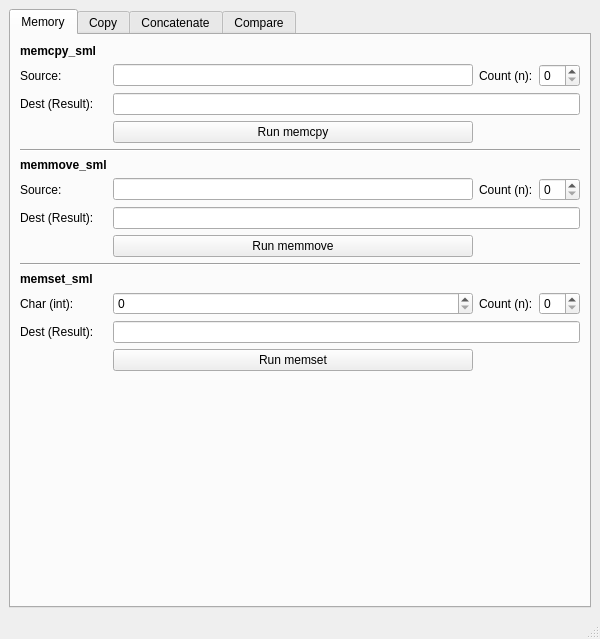
<?xml version="1.0" encoding="UTF-8"?>
<ui version="4.0">
 <class>MainWindow</class>
 <widget class="QMainWindow" name="MainWindow">
  <property name="geometry">
   <rect>
    <x>0</x>
    <y>0</y>
    <width>600</width>
    <height>450</height>
   </rect>
  </property>
  <property name="windowTitle">
   <string>String Library Demo</string>
  </property>
  <widget class="QWidget" name="centralwidget">
   <layout class="QVBoxLayout" name="verticalLayout">
    <item>
     <widget class="QTabWidget" name="tabWidget">
      <property name="currentIndex">
       <number>0</number>
      </property>
      <widget class="QWidget" name="tabMemory">
       <attribute name="title">
        <string>Memory</string>
       </attribute>
       <layout class="QGridLayout" name="gridLayoutMem">
        <!-- Memcpy -->
        <item row="0" column="0"><widget class="QLabel" name="labelMemcpy"><property name="text"><string>&lt;b&gt;memcpy_sml&lt;/b&gt;</string></property></widget></item>
        <item row="1" column="0"><widget class="QLabel" name="labelMemcpySrc"><property name="text"><string>Source:</string></property></widget></item>
        <item row="1" column="1"><widget class="QLineEdit" name="lineEditMemcpySrc"/></item>
        <item row="1" column="2"><widget class="QLabel" name="labelMemcpyN"><property name="text"><string>Count (n):</string></property></widget></item>
        <item row="1" column="3"><widget class="QSpinBox" name="spinBoxMemcpyN"/></item>
        <item row="2" column="0"><widget class="QLabel" name="labelMemcpyDest"><property name="text"><string>Dest (Result):</string></property></widget></item>
        <item row="2" column="1" colspan="3"><widget class="QLineEdit" name="lineEditMemcpyDest"><property name="readOnly"><bool>true</bool></property></widget></item>
        <item row="3" column="1"><widget class="QPushButton" name="btnMemcpy"><property name="text"><string>Run memcpy</string></property></widget></item>
        <!-- Separator -->
        <item row="4" column="0" colspan="4"><widget class="Line" name="lineMem1"><property name="orientation"><enum>Qt::Horizontal</enum></property></widget></item>
        <!-- Memmove -->
        <item row="5" column="0"><widget class="QLabel" name="labelMemmove"><property name="text"><string>&lt;b&gt;memmove_sml&lt;/b&gt;</string></property></widget></item>
        <item row="6" column="0"><widget class="QLabel" name="labelMemmoveSrc"><property name="text"><string>Source:</string></property></widget></item>
        <item row="6" column="1"><widget class="QLineEdit" name="lineEditMemmoveSrc"/></item>
        <item row="6" column="2"><widget class="QLabel" name="labelMemmoveN"><property name="text"><string>Count (n):</string></property></widget></item>
        <item row="6" column="3"><widget class="QSpinBox" name="spinBoxMemmoveN"/></item>
        <item row="7" column="0"><widget class="QLabel" name="labelMemmoveDest"><property name="text"><string>Dest (Result):</string></property></widget></item>
        <item row="7" column="1" colspan="3"><widget class="QLineEdit" name="lineEditMemmoveDest"><property name="readOnly"><bool>true</bool></property></widget></item>
        <item row="8" column="1"><widget class="QPushButton" name="btnMemmove"><property name="text"><string>Run memmove</string></property></widget></item>
        <!-- Separator -->
        <item row="9" column="0" colspan="4"><widget class="Line" name="lineMem2"><property name="orientation"><enum>Qt::Horizontal</enum></property></widget></item>
        <!-- Memset -->
        <item row="10" column="0"><widget class="QLabel" name="labelMemset"><property name="text"><string>&lt;b&gt;memset_sml&lt;/b&gt;</string></property></widget></item>
        <item row="11" column="0"><widget class="QLabel" name="labelMemsetChar"><property name="text"><string>Char (int):</string></property></widget></item>
        <item row="11" column="1"><widget class="QSpinBox" name="spinBoxMemsetChar"/></item>
        <item row="11" column="2"><widget class="QLabel" name="labelMemsetN"><property name="text"><string>Count (n):</string></property></widget></item>
        <item row="11" column="3"><widget class="QSpinBox" name="spinBoxMemsetN"/></item>
        <item row="12" column="0"><widget class="QLabel" name="labelMemsetDest"><property name="text"><string>Dest (Result):</string></property></widget></item>
        <item row="12" column="1" colspan="3"><widget class="QLineEdit" name="lineEditMemsetDest"><property name="readOnly"><bool>true</bool></property></widget></item>
        <item row="13" column="1"><widget class="QPushButton" name="btnMemset"><property name="text"><string>Run memset</string></property></widget></item>
        <item row="14" column="0" colspan="4"><spacer name="verticalSpacerMem"><property name="orientation"><enum>Qt::Vertical</enum></property><property name="sizeHint" stdset="0"><size><width>20</width><height>40</height></size></property></spacer></item>
       </layout>
      </widget>

      <widget class="QWidget" name="tabCopy">
       <attribute name="title">
        <string>Copy</string>
       </attribute>
       <layout class="QGridLayout" name="gridLayoutCopy">
        <!-- strcpy -->
        <item row="0" column="0"><widget class="QLabel" name="labelStrcpy"><property name="text"><string>&lt;b&gt;strcpy_sml&lt;/b&gt;</string></property></widget></item>
        <item row="1" column="0"><widget class="QLabel" name="labelStrcpySrc"><property name="text"><string>Source:</string></property></widget></item>
        <item row="1" column="1" colspan="2"><widget class="QLineEdit" name="lineEditStrcpySrc"/></item>
        <item row="2" column="0"><widget class="QLabel" name="labelStrcpyDest"><property name="text"><string>Dest (Result):</string></property></widget></item>
        <item row="2" column="1" colspan="2"><widget class="QLineEdit" name="lineEditStrcpyDest"><property name="readOnly"><bool>true</bool></property></widget></item>
        <item row="3" column="1"><widget class="QPushButton" name="btnStrcpy"><property name="text"><string>Run strcpy</string></property></widget></item>
        <!-- Separator -->
        <item row="4" column="0" colspan="3"><widget class="Line" name="lineCopy1"><property name="orientation"><enum>Qt::Horizontal</enum></property></widget></item>
        <!-- strncpy -->
        <item row="5" column="0"><widget class="QLabel" name="labelStrncpy"><property name="text"><string>&lt;b&gt;strncpy_sml&lt;/b&gt;</string></property></widget></item>
        <item row="6" column="0"><widget class="QLabel" name="labelStrncpySrc"><property name="text"><string>Source:</string></property></widget></item>
        <item row="6" column="1"><widget class="QLineEdit" name="lineEditStrncpySrc"/></item>
        <item row="6" column="2"><widget class="QSpinBox" name="spinBoxStrncpyN"/></item>
        <item row="7" column="0"><widget class="QLabel" name="labelStrncpyDest"><property name="text"><string>Dest (Result):</string></property></widget></item>
        <item row="7" column="1" colspan="2"><widget class="QLineEdit" name="lineEditStrncpyDest"><property name="readOnly"><bool>true</bool></property></widget></item>
        <item row="8" column="1"><widget class="QPushButton" name="btnStrncpy"><property name="text"><string>Run strncpy</string></property></widget></item>
        <item row="9" column="0" colspan="3"><spacer name="verticalSpacerCopy"><property name="orientation"><enum>Qt::Vertical</enum></property><property name="sizeHint" stdset="0"><size><width>20</width><height>40</height></size></property></spacer></item>
       </layout>
      </widget>

      <widget class="QWidget" name="tabConcat">
        <attribute name="title">
         <string>Concatenate</string>
        </attribute>
       <layout class="QGridLayout" name="gridLayoutConcat">
        <!-- strcat -->
        <item row="0" column="0"><widget class="QLabel" name="labelStrcat"><property name="text"><string>&lt;b&gt;strcat_sml&lt;/b&gt;</string></property></widget></item>
        <item row="1" column="0"><widget class="QLabel" name="labelStrcatDest"><property name="text"><string>Destination:</string></property></widget></item>
        <item row="1" column="1" colspan="2"><widget class="QLineEdit" name="lineEditStrcatDest"/></item>
        <item row="2" column="0"><widget class="QLabel" name="labelStrcatSrc"><property name="text"><string>Source (Append):</string></property></widget></item>
        <item row="2" column="1" colspan="2"><widget class="QLineEdit" name="lineEditStrcatSrc"/></item>
        <item row="3" column="0"><widget class="QLabel" name="labelStrcatResult"><property name="text"><string>Result:</string></property></widget></item>
        <item row="3" column="1" colspan="2"><widget class="QLineEdit" name="lineEditStrcatResult"><property name="readOnly"><bool>true</bool></property></widget></item>
        <item row="4" column="1"><widget class="QPushButton" name="btnStrcat"><property name="text"><string>Run strcat</string></property></widget></item>
        <!-- Separator -->
        <item row="5" column="0" colspan="3"><widget class="Line" name="lineConcat1"><property name="orientation"><enum>Qt::Horizontal</enum></property></widget></item>
        <!-- strncat -->
        <item row="6" column="0"><widget class="QLabel" name="labelStrncat"><property name="text"><string>&lt;b&gt;strncat_sml&lt;/b&gt;</string></property></widget></item>
        <item row="7" column="0"><widget class="QLabel" name="labelStrncatDest"><property name="text"><string>Destination:</string></property></widget></item>
        <item row="7" column="1"><widget class="QLineEdit" name="lineEditStrncatDest"/></item>
        <item row="8" column="0"><widget class="QLabel" name="labelStrncatSrc"><property name="text"><string>Source (Append):</string></property></widget></item>
        <item row="8" column="1"><widget class="QLineEdit" name="lineEditStrncatSrc"/></item>
        <item row="8" column="2"><widget class="QSpinBox" name="spinBoxStrncatN"/></item>
        <item row="9" column="0"><widget class="QLabel" name="labelStrncatResult"><property name="text"><string>Result:</string></property></widget></item>
        <item row="9" column="1" colspan="2"><widget class="QLineEdit" name="lineEditStrncatResult"><property name="readOnly"><bool>true</bool></property></widget></item>
        <item row="10" column="1"><widget class="QPushButton" name="btnStrncat"><property name="text"><string>Run strncat</string></property></widget></item>
        <item row="11" column="0" colspan="3"><spacer name="verticalSpacerConcat"><property name="orientation"><enum>Qt::Vertical</enum></property><property name="sizeHint" stdset="0"><size><width>20</width><height>40</height></size></property></spacer></item>
       </layout>
      </widget>

      <widget class="QWidget" name="tabCompare">
       <attribute name="title">
        <string>Compare</string>
       </attribute>
       <layout class="QGridLayout" name="gridLayoutCompare">
        <!-- memcmp -->
        <item row="0" column="0"><widget class="QLabel" name="labelMemcmp"><property name="text"><string>&lt;b&gt;memcmp_sml&lt;/b&gt;</string></property></widget></item>
        <item row="1" column="0"><widget class="QLabel" name="labelMemcmpS1"><property name="text"><string>String 1:</string></property></widget></item>
        <item row="1" column="1"><widget class="QLineEdit" name="lineEditMemcmpS1"/></item>
        <item row="2" column="0"><widget class="QLabel" name="labelMemcmpS2"><property name="text"><string>String 2:</string></property></widget></item>
        <item row="2" column="1"><widget class="QLineEdit" name="lineEditMemcmpS2"/></item>
        <item row="1" column="2"><widget class="QLabel" name="labelMemcmpN"><property name="text"><string>Count (n):</string></property></widget></item>
        <item row="1" column="3"><widget class="QSpinBox" name="spinBoxMemcmpN"/></item>
        <item row="3" column="0"><widget class="QLabel" name="labelMemcmpResult"><property name="text"><string>Result:</string></property></widget></item>
        <item row="3" column="1"><widget class="QLineEdit" name="lineEditMemcmpResult"><property name="readOnly"><bool>true</bool></property></widget></item>
        <item row="4" column="1"><widget class="QPushButton" name="btnMemcmp"><property name="text"><string>Run memcmp</string></property></widget></item>
        <!-- Separator -->
        <item row="5" column="0" colspan="4"><widget class="Line" name="lineCmp1"><property name="orientation"><enum>Qt::Horizontal</enum></property></widget></item>
        <!-- strcmp -->
        <item row="6" column="0"><widget class="QLabel" name="labelStrcmp"><property name="text"><string>&lt;b&gt;strcmp_sml&lt;/b&gt;</string></property></widget></item>
        <item row="7" column="0"><widget class="QLabel" name="labelStrcmpS1"><property name="text"><string>String 1:</string></property></widget></item>
        <item row="7" column="1" colspan="3"><widget class="QLineEdit" name="lineEditStrcmpS1"/></item>
        <item row="8" column="0"><widget class="QLabel" name="labelStrcmpS2"><property name="text"><string>String 2:</string></property></widget></item>
        <item row="8" column="1" colspan="3"><widget class="QLineEdit" name="lineEditStrcmpS2"/></item>
        <item row="9" column="0"><widget class="QLabel" name="labelStrcmpResult"><property name="text"><string>Result:</string></property></widget></item>
        <item row="9" column="1"><widget class="QLineEdit" name="lineEditStrcmpResult"><property name="readOnly"><bool>true</bool></property></widget></item>
        <item row="10" column="1"><widget class="QPushButton" name="btnStrcmp"><property name="text"><string>Run strcmp</string></property></widget></item>
        <!-- Separator -->
        <item row="11" column="0" colspan="4"><widget class="Line" name="lineCmp2"><property name="orientation"><enum>Qt::Horizontal</enum></property></widget></item>
        <!-- strcoll -->
        <item row="12" column="0"><widget class="QLabel" name="labelStrcoll"><property name="text"><string>&lt;b&gt;strcoll_sml&lt;/b&gt;</string></property></widget></item>
        <item row="13" column="0"><widget class="QLabel" name="labelStrcollS1"><property name="text"><string>String 1:</string></property></widget></item>
        <item row="13" column="1" colspan="3"><widget class="QLineEdit" name="lineEditStrcollS1"/></item>
        <item row="14" column="0"><widget class="QLabel" name="labelStrcollS2"><property name="text"><string>String 2:</string></property></widget></item>
        <item row="14" column="1" colspan="3"><widget class="QLineEdit" name="lineEditStrcollS2"/></item>
        <item row="15" column="0"><widget class="QLabel" name="labelStrcollResult"><property name="text"><string>Result:</string></property></widget></item>
        <item row="15" column="1"><widget class="QLineEdit" name="lineEditStrcollResult"><property name="readOnly"><bool>true</bool></property></widget></item>
        <item row="16" column="1"><widget class="QPushButton" name="btnStrcoll"><property name="text"><string>Run strcoll</string></property></widget></item>
        <!-- Separator -->
        <item row="17" column="0" colspan="4"><widget class="Line" name="lineCmp3"><property name="orientation"><enum>Qt::Horizontal</enum></property></widget></item>
        <!-- strncmp -->
        <item row="18" column="0"><widget class="QLabel" name="labelStrncmp"><property name="text"><string>&lt;b&gt;strncmp_sml&lt;/b&gt;</string></property></widget></item>
        <item row="19" column="0"><widget class="QLabel" name="labelStrncmpS1"><property name="text"><string>String 1:</string></property></widget></item>
        <item row="19" column="1"><widget class="QLineEdit" name="lineEditStrncmpS1"/></item>
        <item row="20" column="0"><widget class="QLabel" name="labelStrncmpS2"><property name="text"><string>String 2:</string></property></widget></item>
        <item row="20" column="1"><widget class="QLineEdit" name="lineEditStrncmpS2"/></item>
        <item row="19" column="2"><widget class="QLabel" name="labelStrncmpN"><property name="text"><string>Count (n):</string></property></widget></item>
        <item row="19" column="3"><widget class="QSpinBox" name="spinBoxStrncmpN"/></item>
        <item row="21" column="0"><widget class="QLabel" name="labelStrncmpResult"><property name="text"><string>Result:</string></property></widget></item>
        <item row="21" column="1"><widget class="QLineEdit" name="lineEditStrncmpResult"><property name="readOnly"><bool>true</bool></property></widget></item>
        <item row="22" column="1"><widget class="QPushButton" name="btnStrncmp"><property name="text"><string>Run strncmp</string></property></widget></item>
        <item row="23" column="0" colspan="4"><spacer name="verticalSpacerCompare"><property name="orientation"><enum>Qt::Vertical</enum></property><property name="sizeHint" stdset="0"><size><width>20</width><height>40</height></size></property></spacer></item>
       </layout>
      </widget>

     </widget>
    </item>
   </layout>
  </widget>
  <widget class="QMenuBar" name="menubar">
   <property name="geometry">
    <rect>
     <x>0</x>
     <y>0</y>
     <width>600</width>
     <height>22</height>
    </rect>
   </property>
  </widget>
  <widget class="QStatusBar" name="statusbar"/>
 </widget>
 <resources/>
 <connections/>
</ui>
